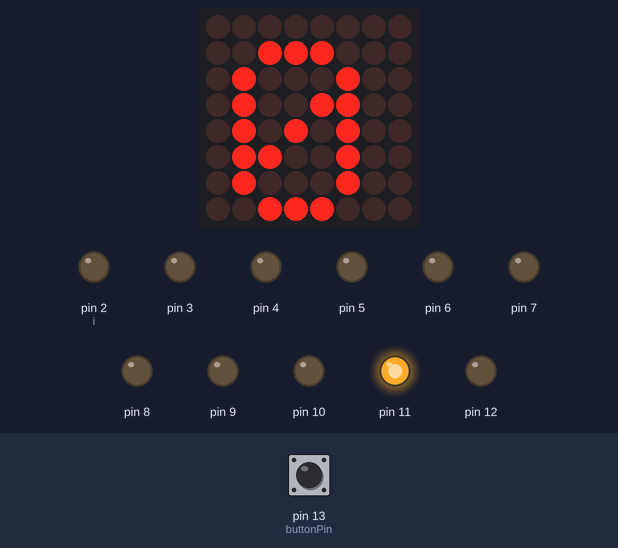
The sketch below on a simulated Arduino Uno, built with avr-gcc and run on an emulated ATmega328P. Shown: 8×8 LED matrix, output pins drawn as LEDs (lit = HIGH). Inputs (shaded band) come from the test bench; at power-on: pin 13 (buttonPin) LOW. Random numbers use the default seed unless the sketch sets one.

Above: at 1.2 s.
1.3 s: pin 13 (buttonPin) pulled HIGH for 0.15 s
At 1.31 s:
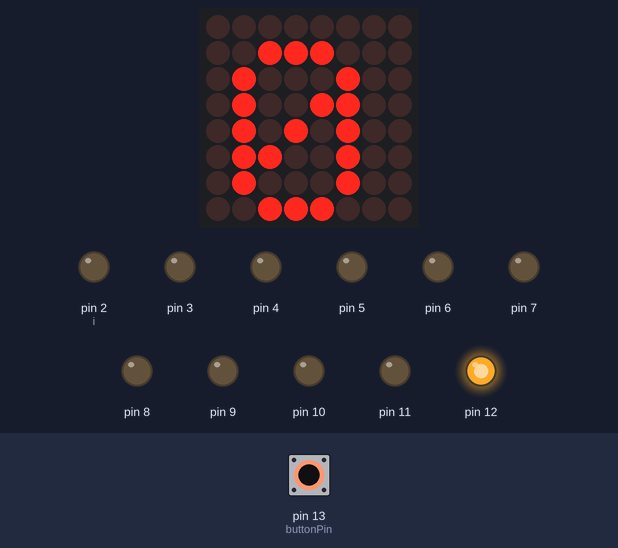
At 2.3 s:
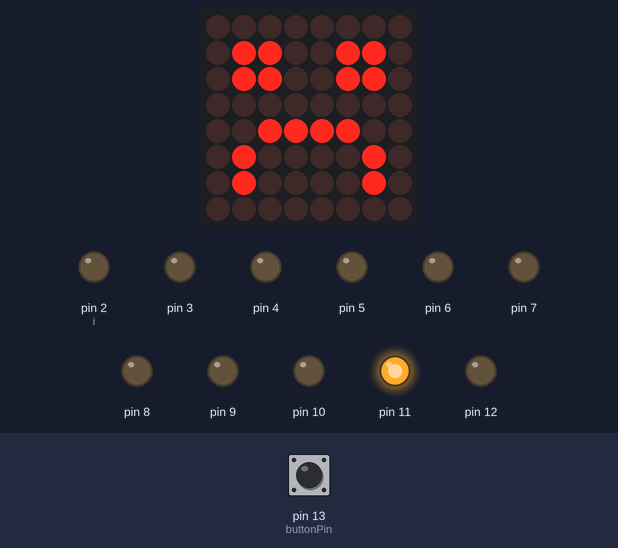
4.4 s: pin 13 (buttonPin) pulled HIGH for 1 s
At 5.4 s:
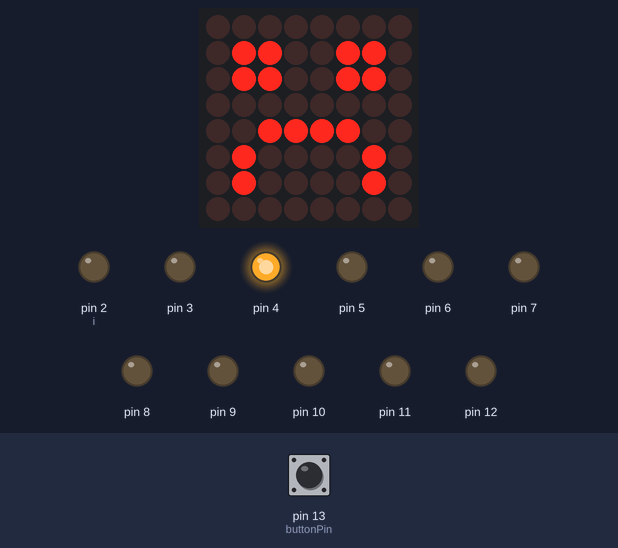
8.4 s: pin 13 (buttonPin) pulled HIGH for 3.2 s
Timing chart, 0 to 20.1 s (numbered marks = the images above; inputs shaded):
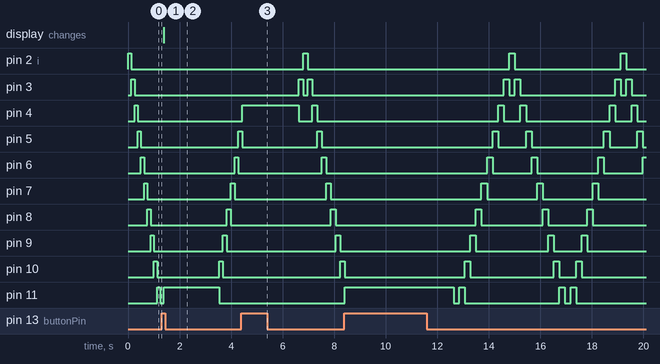

Measured:
- after the input at 1.3 s, the display: changes after 0.08 s (image 2)
- by itself, pin 2 (i), pin 12: alternates HIGH for 0.22 s and LOW for 4.1 s

The sketch:

lightcarnivalgame.ino
```cpp
/*This a minigame where the active light moves back and forth across a row of lights in order.
 * When it reaches the end it travels back in the opposite direction.
 * When a button is pressed the light stops and if the light stops in the middle the level increases also increasing the speed.
 * if the button is pressed one away from the middle the speed and level stays the same
 * if the button is pressed and it lands on a light which isn't the middle or next to the middle the level and speed is lowered.
 *
 * Digital ports 2-12 are eached wired directly to the positive end of LEDs.
 * The other end of the LED is in ground.
 * The button has 5V in and a second wire in inputting to D13 and a resistor wired to ground
 *
 * The Matrix screen is wired:
 * 5v to vcc
 * GND to GND
 * A4 to SDA
 * A5 to SCL
 *
 * At a negative level a sad face is displayed and at levels > 10 a happy face is displayed.
 */


#include <Wire.h>
#include <Adafruit_GFX.h>
#include "Adafruit_LEDBackpack.h"

Adafruit_8x8matrix matrix = Adafruit_8x8matrix();

static const uint8_t PROGMEM    // Setting Static Constants for the LED Matrix
  Sad_bmp[] =                    // Declaring sad face
  { B00000000,
    B01100110,
    B01100110,
    B00000000,
    B00111100,
    B01000010,
    B01000010,
    B00000000
 },
  Happy_bmp[] =     //declaring happy face
 {
  B00000000,
  B01100110,
  B01100110,
  B00000000,
  B01000010,
  B01000010,
  B00111100,
  B00000000
 };

const int buttonPin = 13;     //Where the button inputs
int i = 2;      //The port number which the first LED is hooked on
int dirflag = 0;      //flag used to determine the direction of the LED
int lightRate = 125;      //rate in ms for how long each light stays on
int level = 0;     //stores what level the player is on
boolean buttonUp = true;      //flage which ensures the button isn't being held

void setup() {
  matrix.setTextSize(1);                          // Setting matrix text size to 1
  matrix.setTextWrap(true);                     // Preventing text wrapping to scroll text continuously through matrix
  matrix.setTextColor(LED_ON);                  // Turning LED On
  matrix.setRotation(1);                  // rotate
  matrix.begin(0x70);  // pass in the address
  matrix.setCursor(random(0,4),random(0,2));                   // Where the numbers should be printed, can't center so why not have them jump around!!!
  matrix.clear();
  matrix.print(level);            //start with 0 on screen
  matrix.writeDisplay();

  Serial.begin(9600);             //start Serial communication

  //Initialize LED pins
  pinMode(2, OUTPUT);
  pinMode(3, OUTPUT);
  pinMode(4, OUTPUT);
  pinMode(5, OUTPUT);
  pinMode(6, OUTPUT);
  pinMode(7, OUTPUT);
  pinMode(8, OUTPUT);
  pinMode(9, OUTPUT);
  pinMode(10, OUTPUT);
  pinMode(11, OUTPUT);
  pinMode(12, OUTPUT);

  //initialize pin attatched to button
  pinMode(buttonPin, INPUT);
}

void loop() {
  int buttonState = digitalRead(buttonPin);       //get the state of the input when button pressed == HIGH when not pressed == LOW

  if (buttonState == HIGH) {              //if the button is pressed
    if (buttonUp) {                 //ensure the button is not being held to repeat the loop
      digitalWrite(i, HIGH);          //light up on the light where the button was pressed

      if (i == 7) {             //if stopped on the middle light
        lightRate /= 1.2;       //speed up
        level++;                //increment level
        matrix.setCursor(random(0,4),random(0,2));                      //Setting the cursor to a random location so the number jumps around since it can't be centered
        matrix.clear();               //matrix must be clear before printing


        if (level<0) {
          matrix.drawBitmap(0, 0, Sad_bmp, 8, 8, LED_ON);      // Drawing the sad face when the level is negative
        }
        else if (level>9) {                             //draw a happy face if the level is 2 digits
          matrix.drawBitmap(0, 0, Happy_bmp, 8, 8, LED_ON);
        }
        else {
          matrix.print(level);            //display the current level
        }
        matrix.writeDisplay();
      }
      else if (i != 6 & i !=8) {               //if the stop is not on a green light (middle light was checked, making sure it's not the two lights next to that)
        lightRate *= 1.2;                       //slow down
        level --;                               //decrease the level
         matrix.setCursor(random(0,4),random(0,2));
         matrix.clear();
         if (level<0) {
          matrix.drawBitmap(0, 0, Sad_bmp, 8, 8, LED_ON);
        }
         else if (level>9) {
          matrix.drawBitmap(0, 0, Happy_bmp, 8, 8, LED_ON);
         }
        else {
          matrix.print(level);
        }
         matrix.writeDisplay();
      }
    }
      delay(2000);        //stay with the stopped light for 2 seconds
      buttonUp = false;         //set the flag to false so if the button is held the loop isn't repeated
    }

  else {                    //when the button is up
    buttonUp = true;            //reset the flag so the button can be pressed to stop again
    digitalWrite(i, HIGH);            //light the current light
    delay(lightRate);                 //wait
    digitalWrite(i, LOW);             //turn off light
    if (i == 2){            //if the led being lit is on the end change the direction flag
      dirflag = 1;
    }
    else if (i == 12){
      dirflag = 0;
    }
    if (dirflag == 0) {         //Increment based on the direction the led is going
      i--;
    }
    else {
      i++;
    }
  }
}
```
